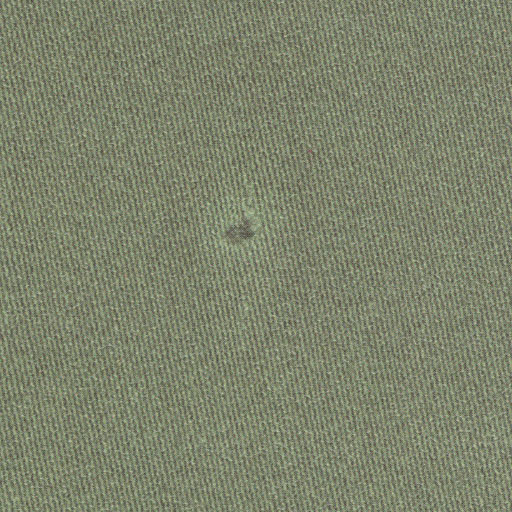
%> input picture Checking2/img/1.jpg, 512 x 512 px
$ octave Checking2_old.m   (GNU Octave 9; MATLAB toolbox functions it lacks are replaced by stand-ins)
%> lines starting %> are read from the running program, lines starting %| are printed output that depends on the picture; in (x1, y1, x2, y2) boxes, pixels count from 0 and x2, y2 are one past the last pixel; in counts of white or black regions, pixels touching at a corner belong together; the program's own positions count from 1
clc;
clear all;
close all;

x=imread('D:\\Sem 6\\IP\\FabricDefectDetection\\Working 3\\1.JPG');
%> x is the input picture: size 512x512x3 uint8; mean R, G, B 125.9, 131.6, 108
x=rgb2gray(x);
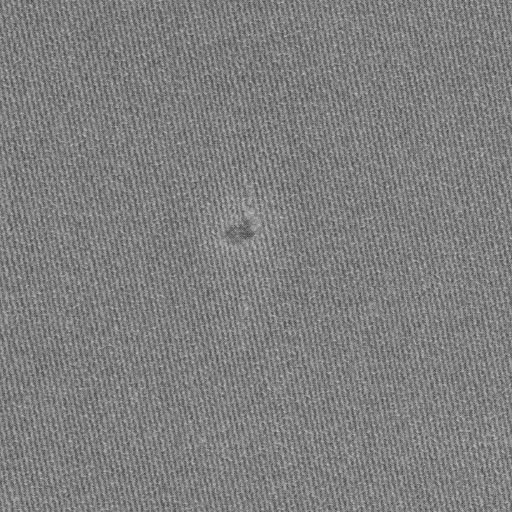
%> x: size 512x512 uint8; min 57, max 200, mean 127.2
level = graythresh(x);
%> level = 0.498
H1 = im2bw(x,level);
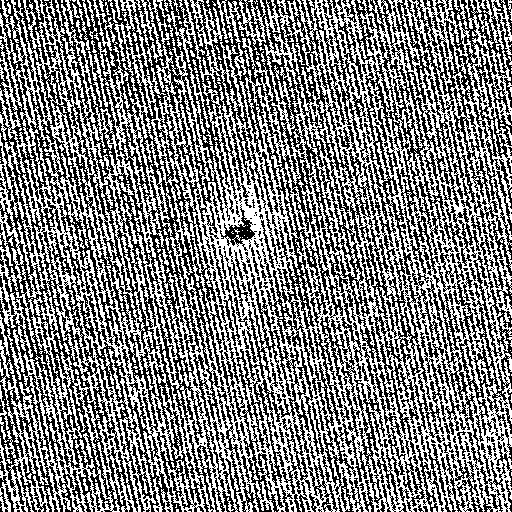
%> H1: size 512x512 logical; 49.7% white in thin lines or dots

% [5 lines of commented-out code are left out]
figure();
imshow(H1);
SE = strel('square', 4);
op1 = imerode(H1, SE);
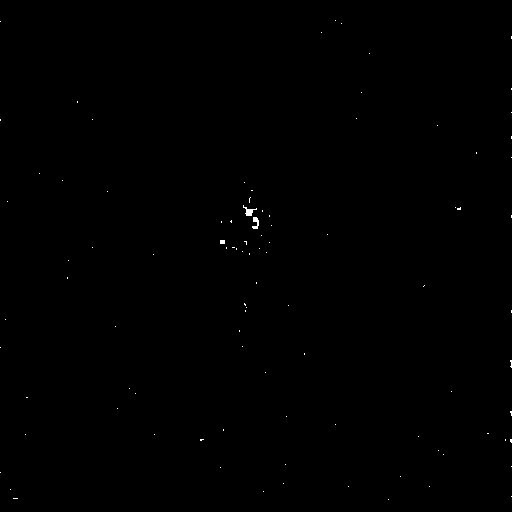
%> op1: size 512x512 logical; 0.12% white in thin lines or dots
op2 = imdilate(op1, SE);
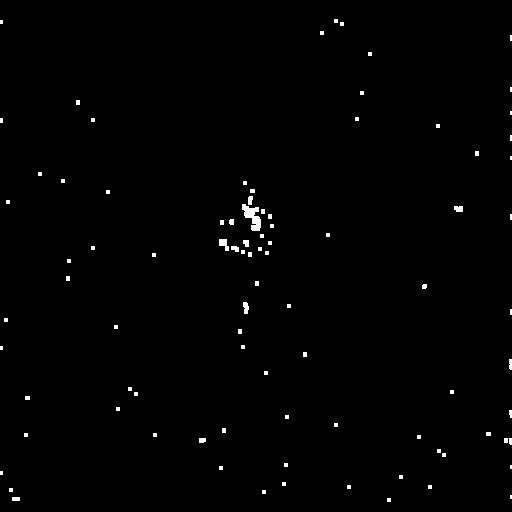
%> op2: size 512x512 logical; 0.75% white; 90 white regions (61 under 20 px), largest, box (x1, y1, x2, y2) and area: (242, 204, 261, 231) 275, (219, 239, 229, 251) 76, (243, 302, 249, 314) 55
figure();
imshow(op2);
% SE1 = strel('disk', 3, 0);
SE1 = strel('diamond', 3);
op11 = imerode(op2, SE1);
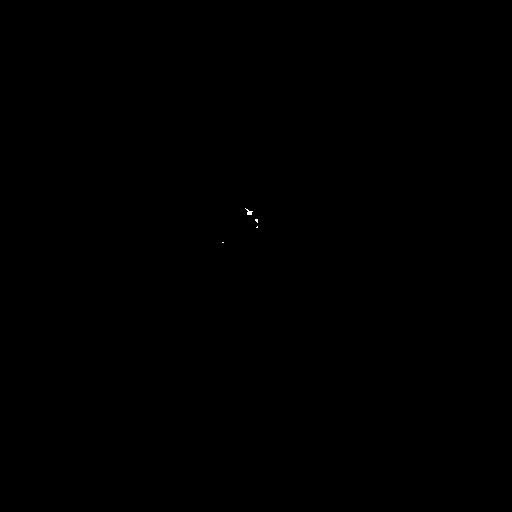
%> op11: size 512x512 logical; 0.01% white in thin lines or dots, all inside (x1, y1, x2, y2) = (222, 208, 258, 243)
figure();
imshow(op11);
% op11 = imerode(op11, SE1);
% op21 = imdilate(op2, SE1);
SE2 = strel('disk', 3, 0);
op31 = imdilate(op11, SE2);
%> op31: size 512x512 logical; 0.09% white; 2 white regions, box (x1, y1, x2, y2) and area: (242, 205, 261, 231) 213, (219, 239, 227, 246) 36
op31 = imerode(op31, SE2);
%> op31: size 512x512 logical; 0.02% white; 4 white regions (3 under 20 px), largest, box (x1, y1, x2, y2) and area: (245, 208, 253, 215) 28
op31 = imdilate(op31, SE2);

op41 = imdilate(op31, SE2);
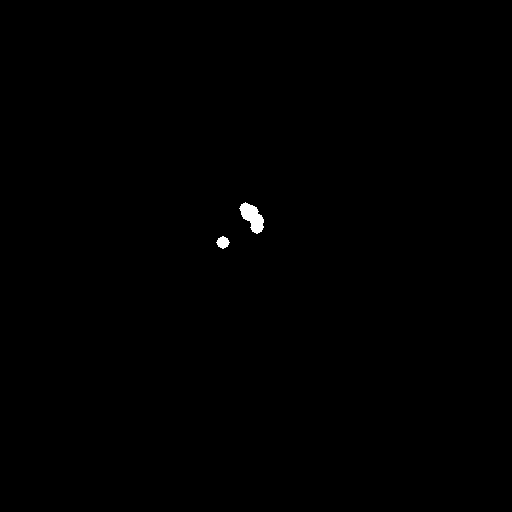
%> op41: size 512x512 logical; 0.21% white; 2 white regions, box (x1, y1, x2, y2) and area: (239, 202, 264, 234) 443, (216, 236, 230, 249) 118
% op51 = imdilate(op41, SE2);
% op51 = imdilate(op51, SE2);
figure();
imshow(op41);
y = imfuse(x,op41);
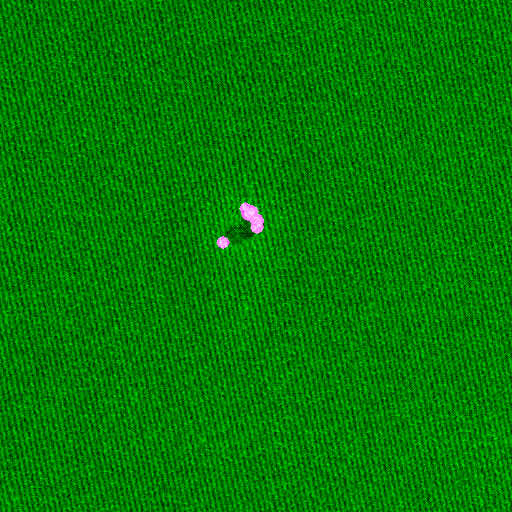
%> y: size 512x512x3 uint8; mean R, G, B 0.5, 125.2, 0.5
figure();
imshow(y);

$ run again, with Checking2/img/3.jpg copied over Checking2/img/1.jpg
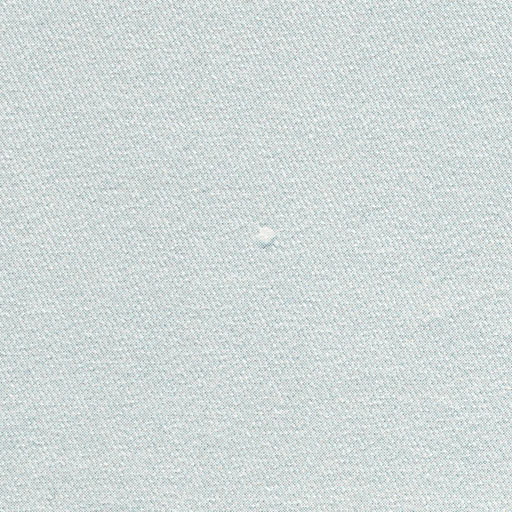
%> input picture Checking2/img/3.jpg, 512 x 512 px
%> x is the input picture: size 512x512x3 uint8; mean R, G, B 208.9, 217.7, 217
%> x: size 512x512 uint8
%> level = 0.831
%> `H1 = im2bw(x,level);`:
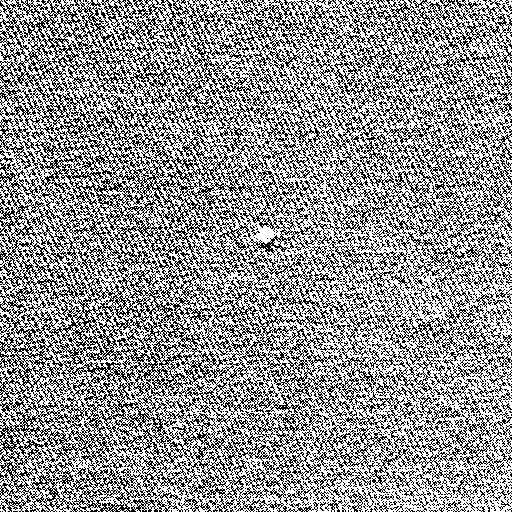
%> H1: size 512x512 logical; 58.4% white; black in thin lines or dots
%> op1: size 512x512 logical; 0.07% white; 55 white regions (54 under 20 px), largest, box (x1, y1, x2, y2) and area: (257, 227, 272, 241) 106
%> op2: size 512x512 logical; 0.38% white; 55 white regions (48 under 20 px), largest, box (x1, y1, x2, y2) and area: (256, 226, 274, 243) 214, (425, 276, 430, 282) 28, (413, 322, 418, 327) 23
%> op11: size 512x512 logical; 0.03% white; 1 white region, box (x1, y1, x2, y2) and area: (259, 229, 271, 240) 68
%> op41: size 512x512 logical; 0.14% white; 1 white region, box (x1, y1, x2, y2) and area: (253, 223, 277, 246) 368
%> `y = imfuse(x,op41);`:
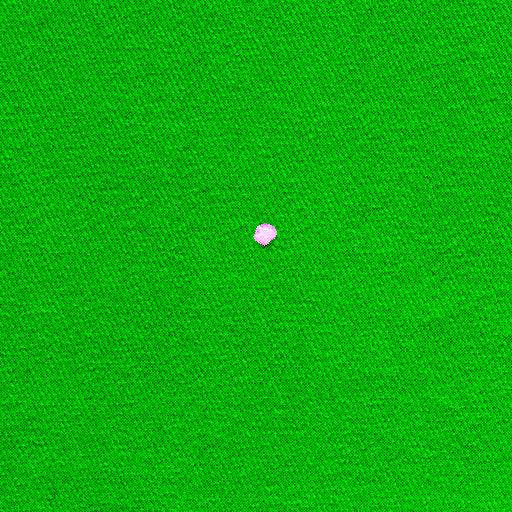
%> y: size 512x512x3 uint8; mean R, G, B 0.4, 173.9, 0.4
